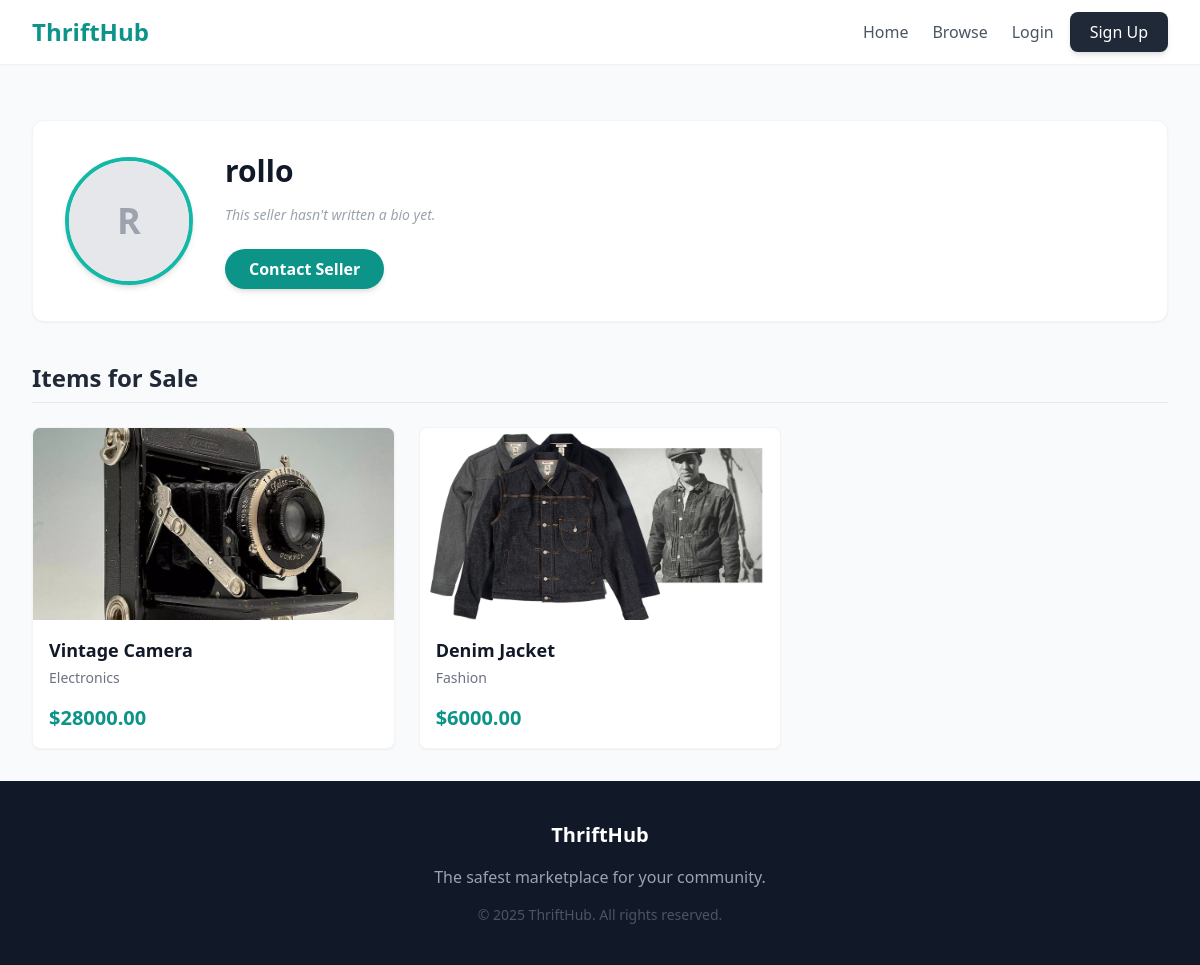
/auth/u/rollo/, run on the app's committed database.
### users/models.py (models this page shows, shortened)
class User(AbstractUser):
    is_seller = models.BooleanField(default=False)
    phone_number = models.CharField(max_length=15, blank=True, null=True)
    location = models.CharField(max_length=100, blank=True, null=True)

### market/models.py (models this page shows, shortened)
class Item(models.Model):
    CONDITION_CHOICES = (
        ('new', 'New'),
        ('used_good', 'Used - Good'),
        ('used_fair', 'Used - Fair'),
    )
    seller = models.ForeignKey(settings.AUTH_USER_MODEL, on_delete=models.CASCADE, related_name='items')
    category = models.ForeignKey(Category, on_delete=models.SET_NULL, null=True, related_name='items')
    title = models.CharField(max_length=200)
    description = models.TextField()
    price = models.DecimalField(max_digits=10, decimal_places=2)
    image = models.ImageField(upload_to='item_images/', blank=True, null=True)
    condition = models.CharField(max_length=20, choices=CONDITION_CHOICES, default='used_good')
    is_sold = models.BooleanField(default=False)
    created_at = models.DateTimeField(auto_now_add=True)
    updated_at = models.DateTimeField(auto_now=True)

class Category(models.Model):
    name = models.CharField(max_length=100)
    slug = models.SlugField(unique=True) # URL-friendly name (e.g., /electronics/)
    class Meta:
        verbose_name_plural = "Categories" # Fixes grammar in Admin panel

### users/views.py (the view)
# urls.py: path('u/<str:username>/', views.seller_profile, name='seller_profile'),
def seller_profile(request, username):
    seller = get_object_or_404(User, username=username)
    items = seller.items.filter(is_sold=False)
    return render(request, 'users/seller_profile.html', {
        'seller': seller,
        'items': items
    })

### templates/users/seller_profile.html (shortened to what this page needs)
{% extends 'base.html' %}
{% block content %}
<div class="max-w-6xl mx-auto mt-6">
    <div class="bg-white p-8 rounded-xl shadow-sm border border-gray-100 flex flex-col md:flex-row items-center gap-8 mb-10">
        <div class="w-32 h-32 rounded-full overflow-hidden border-4 border-teal-500 shadow-md bg-gray-100 flex-shrink-0">
            {% if seller.profile.avatar %}
                <img src="{{ seller.profile.avatar.url }}" class="w-full h-full object-cover">
            {% else %}
                <div class="w-full h-full flex items-center justify-center text-4xl text-gray-400 font-bold bg-gray-200">
                    {{ seller.username|slice:":1"|upper }}
                </div>
            {% endif %}
        </div>
        <div class="text-center md:text-left flex-grow">
            <h1 class="text-3xl font-bold text-gray-900">{{ seller.username }}</h1>
            {% if seller.profile.bio %}
                <p class="text-gray-600 mt-4 max-w-lg mx-auto md:mx-0">{{ seller.profile.bio }}</p>
            {% else %}
                <p class="text-gray-400 italic mt-4 text-sm">This seller hasn't written a bio yet.</p>
            {% endif %}
            <a href="mailto:{{ seller.email }}" class="inline-block mt-6 bg-teal-600 text-white font-bold px-6 py-2 rounded-full hover:bg-teal-700 transition shadow-md">
                Contact Seller
            </a>
        </div>
    </div>
    <h2 class="text-2xl font-bold mb-6 text-gray-800 border-b pb-2">Items for Sale</h2>
    <div class="grid grid-cols-1 sm:grid-cols-2 lg:grid-cols-3 gap-6">
        {% for item in items %}
            <div class="bg-white rounded-lg shadow-sm border border-gray-100 overflow-hidden hover:shadow-md transition">
                <a href="{% url 'market:detail' item.id %}">
                    <div class="h-48 bg-gray-200 w-full object-cover">
                        {% if item.image %}
                            <img src="{{ item.image.url }}" alt="{{ item.title }}" class="h-full w-full object-cover">
                        {% else %}
                            <div class="flex items-center justify-center h-full text-gray-400 bg-gray-100">No Image</div>
                        {% endif %}
                    </div>
                    <div class="p-4">
                        <h3 class="text-lg font-semibold text-gray-900 truncate">{{ item.title }}</h3>
                        <p class="text-gray-500 text-sm mt-1">{{ item.category.name }}</p>
                        <div class="mt-4 flex justify-between items-center">
                            <span class="text-xl font-bold text-teal-600">${{ item.price }}</span>
                        </div>
                    </div>
                </a>
            </div>
        {% empty %}
            <div class="col-span-full text-center py-16 bg-gray-50 rounded-xl border border-dashed border-gray-300">
                <p class="text-gray-500 text-lg">This seller has no active listings right now.</p>
            </div>
        {% endfor %}
    </div>
</div>
{% endblock %}

### data on the page
User: username "R", username "rollo"
Item: image (picture), title "Vintage Camera", category.name "Electronics", price "28000.00"
Item: image (picture), title "Denim Jacket", category.name "Fashion", price "6000.00"
